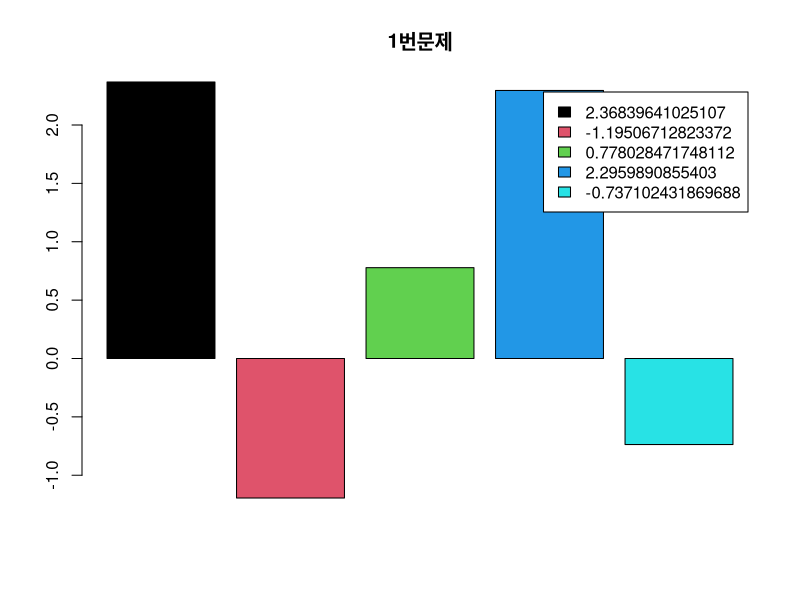

Reproduce this figure in R. (Note: this script raises an error after producing the figure.)
#'''
#실습  #8. barplot,  boxplot, plor(scatter), matplot, par(mfrow=..) 연습
#1. 정규분포를 따르는 난수  5개를 색별로 막대 그래프 그리기
#2. iris 데이터셋의 Petal.Length의 종별 중간값에 대한   막대 그래프 그리기
#3. iris 데이터셋의 Petal.Length의 확률밀도 히스토그램과 확률밀도그래프를 그리기
#4. iris 데이터셋의 박스 플롯 그리기
#5. iris 데이터셋의 Petal.Length, Petal.Width의 박스 플롯 그리기
#6. iris 데이터셋의 setosa만 Petal.Length, Petal.Width의 박스 플롯 그리기
#7. iris 데이터셋의 종별, Sepal.Length의 박스 플롯 그리기
#8. iris 데이터셋의 Sepal.Length에 대한 Petal.Length의 플롯 그리기
#9.  iris 데이터셋의"setosa"종에 대한 Petal.Length, Petal.Width를 matrix로 만들어 plot
#10.  iris 데이터셋의 Petal.Length, Petal.Width, Sepal.Length, Sepal.Width의 density 그래프를  2행, 2열로 plot

# 1번
random = rnorm(5)

barplot(random, col = c(1,2,3,4,5), legend.text = c(random), main = '1번문제')

# 2번
data(iris)
str(iris)
Spe = split(iris, iris$Species)
setosa = Species$setosa
versicolor = Species$versicolor
virginica = Species$virginica

spmedian = tapply(iris$Petal.Length, iris$Species, median)


barplot(spmedian, col = c(1,2,3), main = "Petal.Length의 종별 중간값", legend.text = c(spmedian))


# 3번
hist(iris$Petal.Length, freq = FALSE)
lines(density(iris$Petal.Length))

# 4번
boxplot(iris)

# 5번
boxplot(iris$Petal.Length, iris$Petal.Width, main ='Petal Length와 Width', xlab = c('Petal.Length', 'Petal.Width'))

#6. iris 데이터셋의 setosa만 Petal.Length, Petal.Width의 박스 플롯 그리기
with(Species,{
  boxplot(setosa$Petal.Length, setosa$Petal.Width, main = 'Setosa의 Petal Length Width')
})

setosa = subset(iris, Species == 'setosa', c(3,4))
boxplot(setosa)

#7. iris 데이터셋의 종별, Sepal.Length의 박스 플롯 그리기
with(Species,{
  boxplot(setosa$Petal.Length, versicolor$Petal.Length, virginica$Petal.Length, main = '종별 Petal.length', names = c('Setosa', 'Versicolor', 'Virginica'))
})

#8. iris 데이터셋의 Sepal.Length에 대한 Petal.Length의 플롯 그리기
irisPL = iris$Petal.Length
irisSL = iris$Sepal.Length
with(iris,{
  plot(NULL, xlim = c(min(irisSL),max(irisSL)), ylim = c(min(irisPL), max(irisPL)), main = "IRIS", xlab = 'Sepal.Length', ylab = 'Petal.Length')
  points(Sepal.Length, Petal.Length)
  })

plot(iris$Sepal.Length, iris$Petal.Length, xlab = "Sepal.Length", ylab = "Petal.Length", main ='Iris')

#9.  iris 데이터셋의"setosa"종에 대한 Petal.Length, Petal.Width를 matrix로 만들어 plot
setoPL = Spe$setosa$Petal.Length
setoPW = Spe$setosa$Petal.Width

(setoMatrix = matrix(c(setoPL, setoPW), ncol = 2))


matplot(setoMatrix, pch = 18)


#10.  iris 데이터셋의 Petal.Length, Petal.Width, Sepal.Length, Sepal.Width의 density 그래프를  2행, 2열로 plot
oldp= par(mfrow=c(2,2))


  plot(density(iris$Petal.Length))
  plot(density(iris$Petal.Width))
  plot(density(iris$Sepal.Length))
  plot(density(iris$Sepal.Width))


par(oldp)
